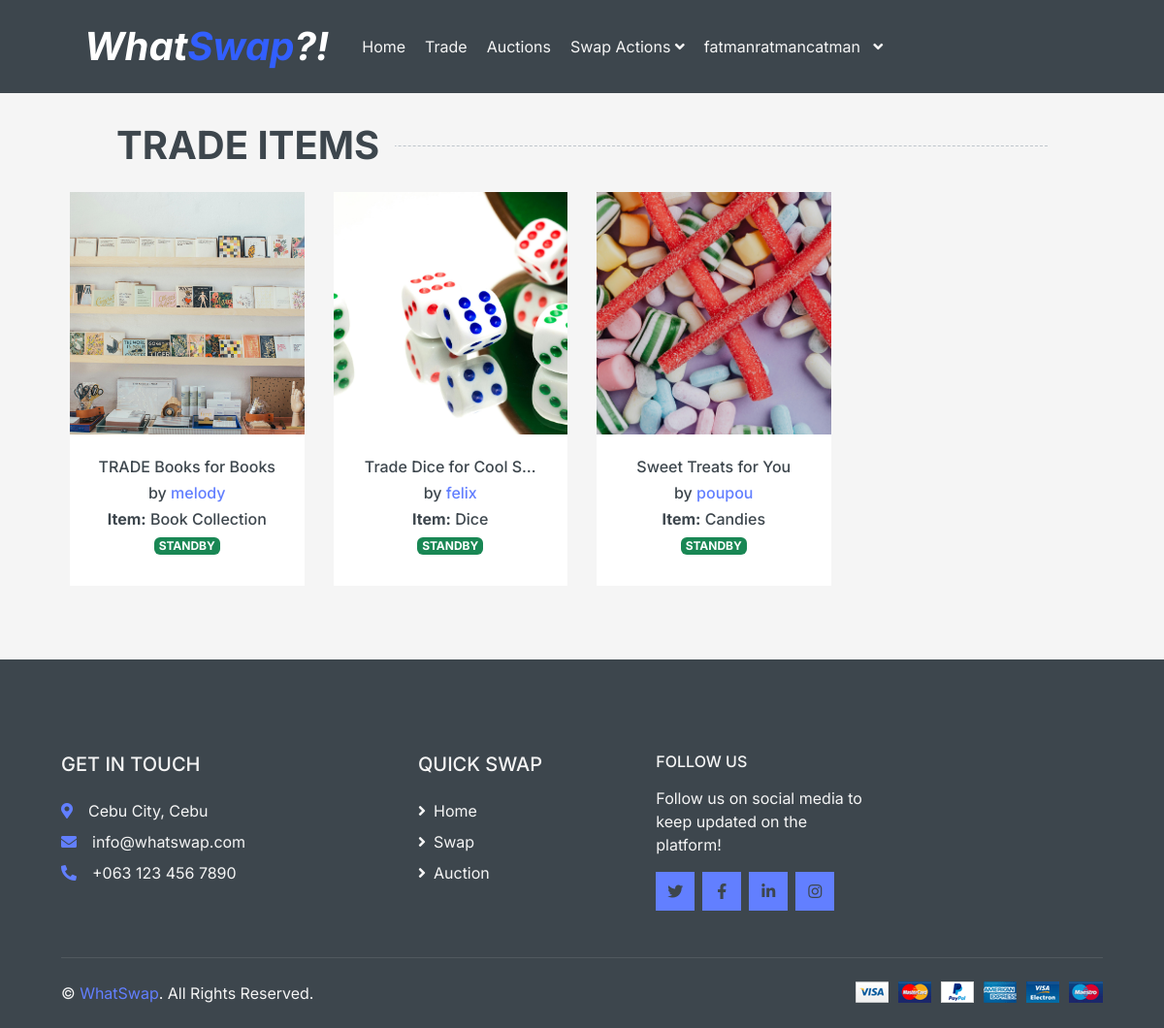
/trades/ (signed in), run on the app's committed database.
### main/models.py (models this page shows, shortened)
class Offer(models.Model):
    offer_title = models.CharField(max_length = 100)
    offer_desc = models.TextField(max_length = 500)
    offer_item = models.ForeignKey(Item, on_delete=models.CASCADE, null = True)
    offer_image_url = models.CharField(max_length= 500, default="https://www.google.com/url?sa=i&url=https%3A%2F%2Fthenounproject.com%2Fbrowse%2Ficons%2Fterm%2Fimage-default%2F&psig=AOvVaw0AmbHrPZZfAhJINI2MKJQP&ust=1730758995426000&source=images&cd=vfe&opi=89978449&ved=0CBEQjRxqFwoTCPDKxOqZwYkDFQAAAAAdAAAAABAI")
    date_offered = models.DateTimeField(default = tz.now)
    is_directed = models.BooleanField(default = False)
    is_deleted = models.BooleanField(default = False)
    directed_offer_id = models.ForeignKey('self', on_delete=models.CASCADE, null = True, blank = True, related_name="doffer")
    author = models.ForeignKey(User, on_delete=models.CASCADE, null = True)
    accepted_offer_id = models.ForeignKey('self', on_delete=models.CASCADE, null = True, blank = True, related_name="aoffer")
    class OfferStatus(models.TextChoices):
        CLOSED = 'CLOSED'
        PENDING = 'PENDING'
        STANDBY = 'STANDBY'
        REJECTED = 'REJECTED'
        ACCEPTED = 'ACCEPTED'
    offer_status = models.CharField(
        max_length = 20,
        choices = OfferStatus.choices,
        default = OfferStatus.STANDBY,
    )

class Item(models.Model):
    owner = models.ForeignKey(User, on_delete=models.CASCADE,null=True, blank = True)
    item_name = models.CharField(max_length=100)
    item_desc = models.TextField(max_length=1000)
    image_url = models.ImageField(upload_to="images/items/", default="images/default_item.jpg")
    created_at = models.DateTimeField(auto_now_add=True)

### main/views.py (the view)
# urls.py: path('trades/', views.trade_browse, name='trade_browse'),
def trade_browse(request):
    offers = Offer.objects.all()
    return render(request,"trading/browse.html",{'offers' : offers})

### templates/trading/browse.html (shortened to what this page needs)
<head>
    <link href="https://cdn.jsdelivr.net/npm/bootstrap@5.3.3/dist/css/bootstrap.min.css" rel="stylesheet">
    {% include "common/head.html" %}
</head>
<body>
    {% include "common/navbar.html"%}
    <div class="container-flex" style="overflow-x: hidden">
        <div class="row px-xl-4">
            <div class="container-fluid">
                <div class="row px-xl-5">
                    <div class="col-12">
                        <h1 class="section-title position-relative font-weight-bold text-uppercase mx-xl-5 mb-4"><span class="bg-secondary pr-3">
                            TRADE ITEMS</span></h1>
                    </div>
                </div>
            </div>
            <div class="col-lg-12 col-md-12">
                <div class="row px-xl-5">
                {% for offer in offers %}
                    {% if offer.is_directed or offer.is_deleted %}
                    {% else %}
                        {% include "trading/trade_item.html" %}
                    {% endif %}
                {% endfor %}
                </div>
            </div>
        </div>
    </div>
    {% include "common/foot.html" %}
</body>

### templates/common/navbar.html (shortened to what this page needs)
<div class="container-fluid bg-dark mb-30">
    <div class="row px-xl-5">
        <div class="col-lg-9">
            <nav class="navbar navbar-expand-lg bg-dark navbar-dark py-3 py-lg-0 px-0">
                <h1 class="text-white mr-6 m-4"><i><b>What<span style="color: #325FFF">Swap</span>?!</b></i></h1>
                <div class="collapse navbar-collapse justify-content-between" id="navbarCollapse">
                    <div class="navbar-nav mr-auto py-0">
                        <a href="/../" class="nav-item nav-link">Home</a>
                        <a href="/trades/" class="nav-item nav-link">Trade</a>
                        <a href="/auctions/" class="nav-item nav-link">Auctions</a>
                        {% if user.is_authenticated %}
                        <div class="nav-item dropdown">
                            <a href="#" class="nav-link dropdown-toggle" data-toggle="dropdown">Swap Actions <i class="fa fa-angle-down mt-1"></i></a>
                        </div>
                        {% endif %}
                        {% if user.is_authenticated %}
                            <div class="nav-item dropdown">
                                <a href="#" class="nav-link dropdown-toggle" data-toggle="dropdown">{{user.username}} &nbsp&nbsp<i class="fa fa-angle-down mt-1"></i></a>
                            </div>
                            {% endif %}
                    </div>
                </div>
            </nav>
        </div>
    </div>
</div>

### templates/trading/trade_item.html (shortened to what this page needs)
<div class="col-lg-3 col-md-6 col-sm-6 pb-1" onclick="window.location.href = '/trades/trade_info/{{offer.pk}}'">
    <div class="product-item bg-light mb-4">
        <div class="product-img position-relative overflow-hidden">
            <div style="width: 100%; height: 250px; overflow: hidden;">
                <img class="img-fluid w-100" style="width: 100%; height: 100%; object-fit: cover;" src="{{offer.offer_item.image_url.url}}" alt="https://www.svgrepo.com/show/451667/image-missing.svg">
            </div>
            <div class="product-action">
            </div>
        </div>
        <div class="text-center py-4">
            <a class="h6 text-decoration-none text-truncate" href="">{{ offer.offer_title | truncatechars:22 }}</a>
            <div class=" align-items-center justify-content-center mt-2">
                <h6 class="itemcard-desc">by <a href = "/profile/{{offer.author.pk}}/">{{offer.author}}</a></h6>
                <h6 class="itemcard-desc"><b>Item:</b> {{offer.offer_item.item_name}}</h6>
            </div>
            <h6>
                {% if offer.offer_status == 'STANDBY' %} <span class="badge text-bg-success">
                {% elif offer.offer_status == 'PENDING' %} <span class="badge text-bg-secondary">
                {% elif offer.offer_status == 'CLOSED' %} <span class="badge text-bg-danger">
                {% elif offer.offer_status == 'ACCEPTED' %} <span class="badge text-bg-success">
                {% else %} <span class="badge text-bg-danger">
                {% endif %}
                {{offer.offer_status}}
            </h6>
        </div>
    </div>
</div>

### data on the page
Offer: offer_item.image_url (picture), offer_title "TRADE Books for Books", author "melody", offer_item.item_name "Book Collection", offer_status "STANDBY"
Offer: offer_item.image_url (picture), offer_title "Trade Dice for Cool S…", author "felix", offer_item.item_name "Dice", offer_status "STANDBY"
Offer: offer_item.image_url (picture), offer_title "Sweet Treats for You", author "poupou", offer_item.item_name "Candies", offer_status "STANDBY"

### other printed values
{{ user.username }} "fatmanratmancatman"
